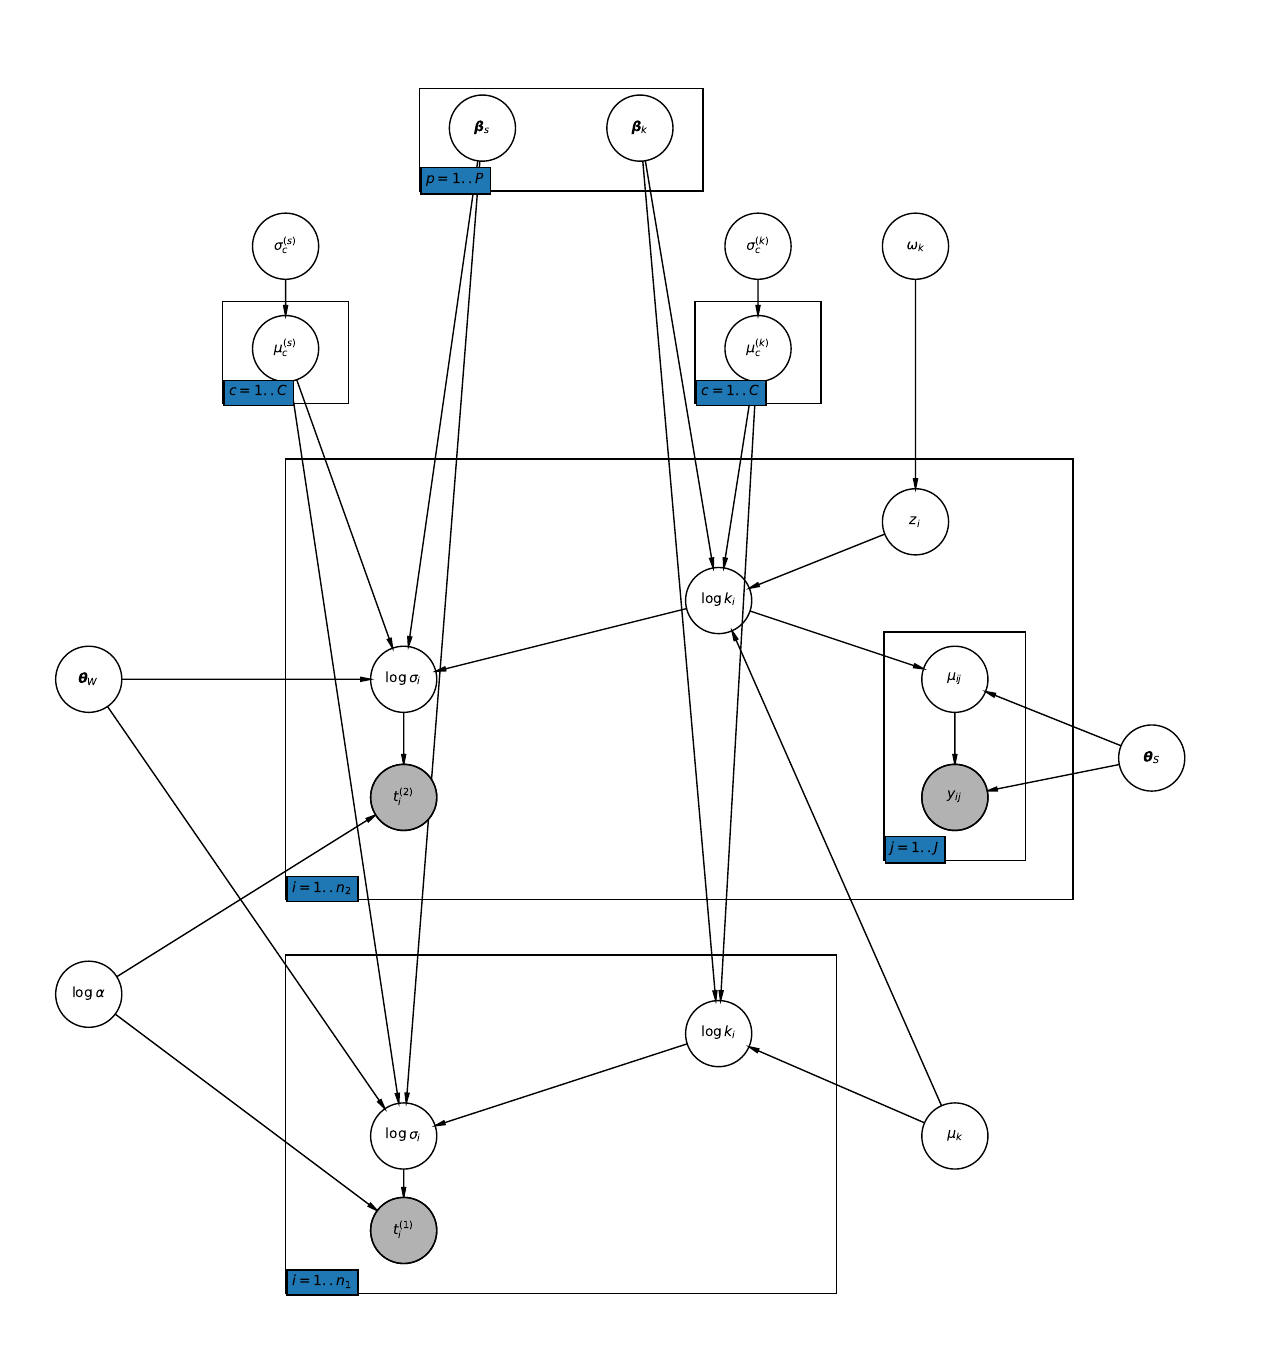

This figure's Python source:
"""Plate diagram for the Joint ALM model using daft==0.0.4."""
import matplotlib
matplotlib.use("Agg")
import daft

pgm = daft.PGM([16, 17], origin=[-1, -5.5], node_unit=1.4)

# ═══════════════════════════════════════════════════════════════
# Global parameters (top row)
#   Left:   log_alpha (shape) + theta_W = {log_lambda, gamma_k}
#   Center: progression (beta, beta_k, mu_k)
#   Right:  Sigmoid group (theta_S = {gamma_H, EC50, P0, log_phi})
# ═══════════════════════════════════════════════════════════════
pgm.add_node(daft.Node("log_alpha", r"$\log\alpha$", 0, -1, scale=1.2))
pgm.add_node(daft.Node("theta_w", r"$\boldsymbol{\theta}_W$", 0, 3, scale=1.2))
# Regression coefficients in shared predictor plate
pgm.add_node(daft.Node("beta", r"$\boldsymbol{\beta}_s$", 5, 10, scale=1.2))
pgm.add_node(daft.Node("beta_k", r"$\boldsymbol{\beta}_k$", 7, 10, scale=1.2))
pgm.add_plate(daft.Plate([4.2, 9.3, 3.6, 1.2], label=r"$p{=}1..P$", shift=-0.1))
pgm.add_node(daft.Node("mu_k", r"$\mu_k$", 11, -2.8, scale=1.2))
pgm.add_node(daft.Node("theta_s", r"$\boldsymbol{\theta}_S$", 13.5, 2, scale=1.2))

# Second row — hyperparameters / variances
pgm.add_node(daft.Node("sigma_cs", r"$\sigma_c^{(s)}$", 2.5, 8.5, scale=1.2))
pgm.add_node(daft.Node("sigma_ck", r"$\sigma_c^{(k)}$", 8.5, 8.5, scale=1.2))
pgm.add_node(daft.Node("omega_k", r"$\omega_k$", 10.5, 8.5, scale=1.2))

# Country random effects — survival scale (left, near beta)
pgm.add_node(daft.Node("mu_cs", r"$\mu_c^{(s)}$", 2.5, 7.2, scale=1.2))
pgm.add_plate(daft.Plate([1.7, 6.6, 1.6, 1.2], label=r"$c{=}1..C$", shift=-0.1))
pgm.add_edge("sigma_cs", "mu_cs")

# Country random effects — progression rate (right, near mu_k/beta_k)
pgm.add_node(daft.Node("mu_ck", r"$\mu_c^{(k)}$", 8.5, 7.2, scale=1.2))
pgm.add_plate(daft.Plate([7.7, 6.6, 1.6, 1.2], label=r"$c{=}1..C$", shift=-0.1))
pgm.add_edge("sigma_ck", "mu_ck")

# ═══════════════════════════════════════════════════════════════
# TIER 2 plate  (n2 patients: survival + MRC)
# ═══════════════════════════════════════════════════════════════
pgm.add_node(daft.Node("z_i", r"$z_i$", 10.5, 5, scale=1.2))
pgm.add_node(daft.Node("log_k2", r"$\log k_i$", 8, 4, scale=1.2))
pgm.add_node(daft.Node("log_s2", r"$\log\sigma_i$", 4, 3, scale=1.2))
pgm.add_node(daft.Node("t2", r"$t_i^{(2)}$", 4, 1.5, observed=True, scale=1.2))

# MRC sub-plate (J obs per patient)
pgm.add_node(daft.Node("mu_mrc", r"$\mu_{ij}$", 11, 3, scale=1.2))
pgm.add_node(daft.Node("y_mrc", r"$y_{ij}$", 11, 1.5, observed=True, scale=1.2))
pgm.add_plate(daft.Plate([10.1, 0.8, 1.8, 2.8], label=r"$j{=}1..J$", shift=-0.1))

# Tier 2 outer plate
pgm.add_plate(daft.Plate([2.5, 0.3, 10, 5.5], label=r"$i{=}1..n_2$", shift=-0.1))

# Tier 2 edges — progression rate
pgm.add_edge("mu_k", "log_k2")
pgm.add_edge("beta_k", "log_k2")
pgm.add_edge("mu_ck", "log_k2")
pgm.add_edge("omega_k", "z_i")
pgm.add_edge("z_i", "log_k2")

# Tier 2 edges — survival scale
pgm.add_edge("theta_w", "log_s2")
pgm.add_edge("beta", "log_s2")
pgm.add_edge("log_k2", "log_s2")
pgm.add_edge("mu_cs", "log_s2")

# Tier 2 edges — survival time
pgm.add_edge("log_alpha", "t2")
pgm.add_edge("log_s2", "t2")

# Tier 2 edges — MRC
pgm.add_edge("log_k2", "mu_mrc")
pgm.add_edge("theta_s", "mu_mrc")
pgm.add_edge("mu_mrc", "y_mrc")
pgm.add_edge("theta_s", "y_mrc")

# ═══════════════════════════════════════════════════════════════
# TIER 1 plate  (n1 patients: survival only, no z_i)
# ═══════════════════════════════════════════════════════════════
pgm.add_node(daft.Node("log_k1", r"$\log k_i$", 8, -1.5, scale=1.2))
pgm.add_node(daft.Node("log_s1", r"$\log\sigma_i$", 4, -2.8, scale=1.2))
pgm.add_node(daft.Node("t1", r"$t_i^{(1)}$", 4, -4, observed=True, scale=1.2))

pgm.add_plate(daft.Plate([2.5, -4.7, 7, 4.2], label=r"$i{=}1..n_1$", shift=-0.1))

# Tier 1 edges — progression rate
pgm.add_edge("mu_k", "log_k1")
pgm.add_edge("beta_k", "log_k1")
pgm.add_edge("mu_ck", "log_k1")

# Tier 1 edges — survival scale
pgm.add_edge("theta_w", "log_s1")
pgm.add_edge("beta", "log_s1")
pgm.add_edge("log_k1", "log_s1")
pgm.add_edge("mu_cs", "log_s1")

# Tier 1 edges — survival time
pgm.add_edge("log_alpha", "t1")
pgm.add_edge("log_s1", "t1")

# ═══════════════════════════════════════════════════════════════
# Render
# ═══════════════════════════════════════════════════════════════
pgm.render()
fig = pgm.figure
fig.savefig("plate_diagram.pdf", bbox_inches="tight")
fig.savefig("plate_diagram.png", bbox_inches="tight", dpi=200)
print("Saved plate_diagram.pdf and plate_diagram.png")
